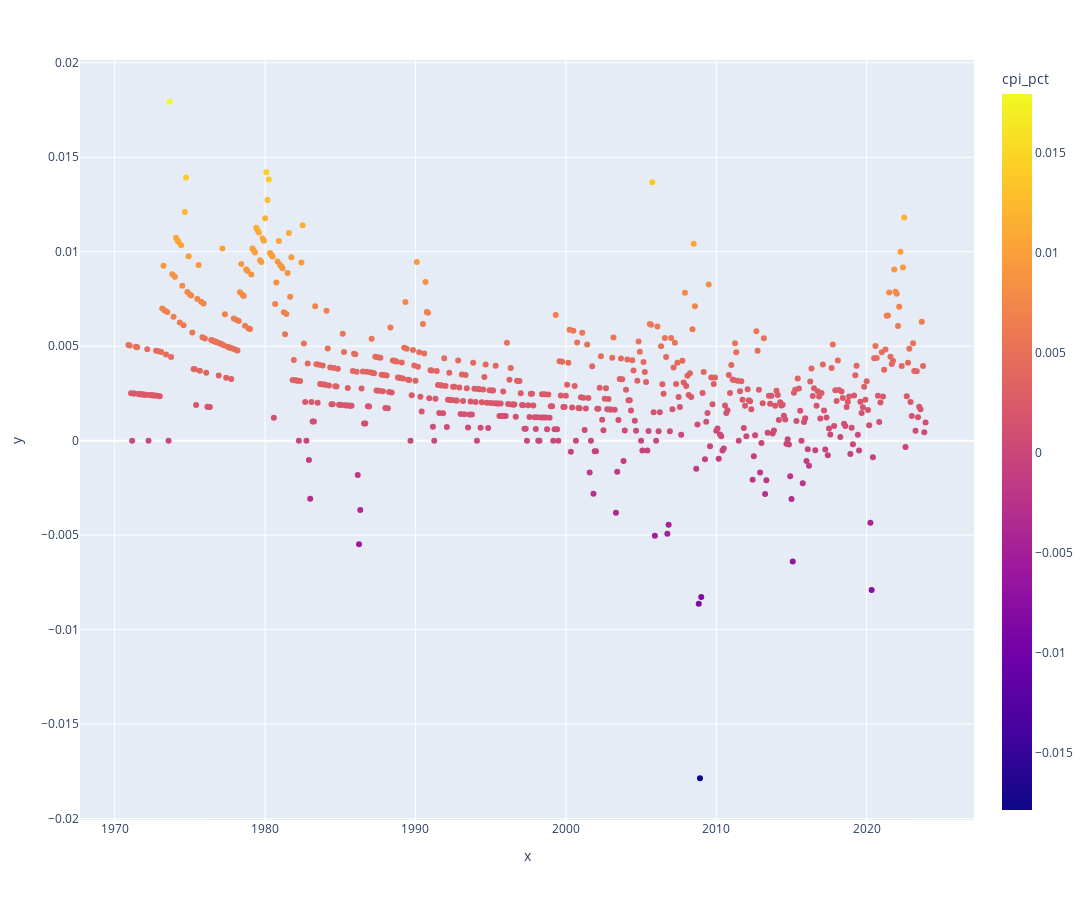

Write notebook code for a chart like this one.
### Code cell
import plotly.express as px

fig = px.scatter(x=data.index, y=data['cpi_pct'], color=data['cpi_pct'])

fig.update_layout(coloraxis_colorbar=dict(title="cpi_pct"))
fig.update_layout(width=1200, height=900)
fig.show()

### Figure 1 — Plotly figure (JSON) as saved in the notebook; plotly's stock layout.template omitted (floating-point values rounded to 4 significant figures; data arrays with more than 128 entries replaced by an {"elided": "..."} marker saying what was removed)
{"data": [{"hovertemplate": "x=%{x}<br>y=%{y}<br>color=%{marker.color}<extra></extra>", "legendgroup": "", "marker": {"color": {"elided": "637 float values"}, "coloraxis": "coloraxis", "symbol": "circle"}, "mode": "markers", "name": "", "orientation": "v", "showlegend": false, "type": "scatter", "x": {"elided": "637 str values"}, "xaxis": "x", "y": {"elided": "637 float values"}, "yaxis": "y"}], "layout": {"coloraxis": {"colorbar": {"title": {"text": "cpi_pct"}}, "colorscale": [[0, "#0d0887"], [0.1111, "#46039f"], [0.2222, "#7201a8"], [0.3333, "#9c179e"], [0.4444, "#bd3786"], [0.5556, "#d8576b"], [0.6667, "#ed7953"], [0.7778, "#fb9f3a"], [0.8889, "#fdca26"], [1, "#f0f921"]]}, "height": 900, "legend": {"tracegroupgap": 0}, "margin": {"t": 60}, "width": 1200, "xaxis": {"anchor": "y", "domain": [0, 1], "title": {"text": "x"}}, "yaxis": {"anchor": "x", "domain": [0, 1], "title": {"text": "y"}}}}
